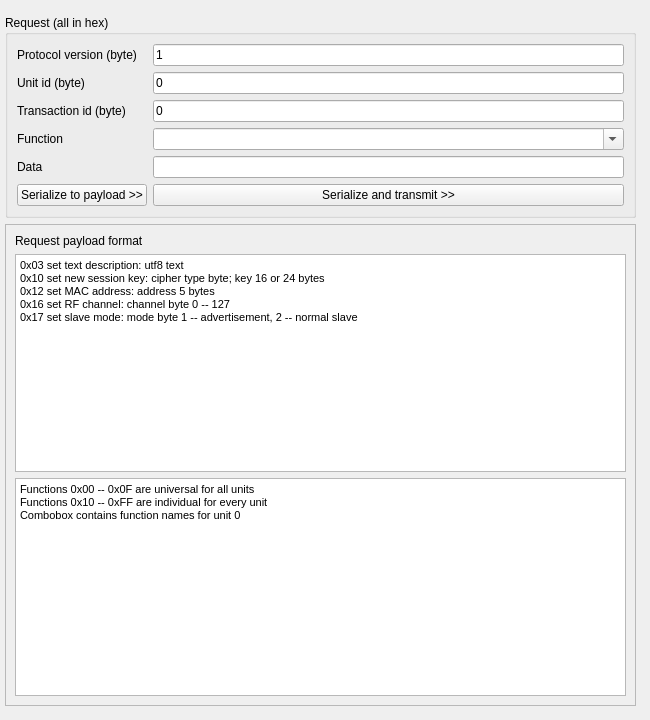
       <widget class="QWidget" name="tab_packet_constructor">
        <attribute name="title">
         <string>Packet constructor</string>
        </attribute>
        <widget class="QWidget" name="verticalLayoutWidget">
         <property name="geometry">
          <rect>
           <x>0</x>
           <y>10</y>
           <width>641</width>
           <height>701</height>
          </rect>
         </property>
         <layout class="QVBoxLayout" name="vlPacketConstructor">
          <property name="leftMargin">
           <number>5</number>
          </property>
          <property name="topMargin">
           <number>5</number>
          </property>
          <property name="rightMargin">
           <number>5</number>
          </property>
          <property name="bottomMargin">
           <number>5</number>
          </property>
          <item>
           <widget class="QGroupBox" name="formGroupBox">
            <property name="sizePolicy">
             <sizepolicy hsizetype="Preferred" vsizetype="Fixed">
              <horstretch>0</horstretch>
              <verstretch>0</verstretch>
             </sizepolicy>
            </property>
            <property name="minimumSize">
             <size>
              <width>0</width>
              <height>0</height>
             </size>
            </property>
            <property name="title">
             <string>Request (all in hex)</string>
            </property>
            <layout class="QFormLayout" name="formLayout">
             <item row="0" column="0">
              <widget class="QLabel" name="label_14">
               <property name="text">
                <string>Protocol version (byte)</string>
               </property>
              </widget>
             </item>
             <item row="1" column="1">
              <widget class="QLineEdit" name="pcUnitId">
               <property name="text">
                <string>0</string>
               </property>
              </widget>
             </item>
             <item row="0" column="1">
              <widget class="QLineEdit" name="pcVersion">
               <property name="text">
                <string>1</string>
               </property>
              </widget>
             </item>
             <item row="1" column="0">
              <widget class="QLabel" name="label_15">
               <property name="text">
                <string>Unit id (byte)</string>
               </property>
              </widget>
             </item>
             <item row="2" column="0">
              <widget class="QLabel" name="label_16">
               <property name="text">
                <string>Transaction id (byte)</string>
               </property>
              </widget>
             </item>
             <item row="2" column="1">
              <widget class="QLineEdit" name="pcTransaction">
               <property name="text">
                <string>0</string>
               </property>
              </widget>
             </item>
             <item row="3" column="0">
              <widget class="QLabel" name="label_17">
               <property name="text">
                <string>Function</string>
               </property>
              </widget>
             </item>
             <item row="3" column="1">
              <widget class="QComboBox" name="pcFunctionList">
               <property name="editable">
                <bool>true</bool>
               </property>
               <property name="maxVisibleItems">
                <number>20</number>
               </property>
               <property name="insertPolicy">
                <enum>QComboBox::NoInsert</enum>
               </property>
              </widget>
             </item>
             <item row="4" column="0">
              <widget class="QLabel" name="label_20">
               <property name="text">
                <string>Data</string>
               </property>
              </widget>
             </item>
             <item row="4" column="1">
              <widget class="QLineEdit" name="pcData"/>
             </item>
             <item row="5" column="0">
              <widget class="QPushButton" name="pushButton_2">
               <property name="text">
                <string>Serialize to payload &gt;&gt;</string>
               </property>
              </widget>
             </item>
             <item row="5" column="1">
              <widget class="QPushButton" name="pushButton_3">
               <property name="text">
                <string>Serialize and transmit &gt;&gt;</string>
               </property>
              </widget>
             </item>
            </layout>
           </widget>
          </item>
          <item>
           <widget class="QStackedWidget" name="formStackedWidget">
            <property name="frameShape">
             <enum>QFrame::StyledPanel</enum>
            </property>
            <property name="currentIndex">
             <number>0</number>
            </property>
            <widget class="QWidget" name="formStackedWidgetPage1">
             <layout class="QFormLayout" name="formLayout_2">
              <item row="0" column="0">
               <widget class="QLabel" name="label_18">
                <property name="text">
                 <string>Request payload format</string>
                </property>
               </widget>
              </item>
              <item row="1" column="0" colspan="2">
               <widget class="QTextBrowser" name="textBrowser">
                <property name="html">
                 <string>&lt;!DOCTYPE HTML PUBLIC &quot;-//W3C//DTD HTML 4.0//EN&quot; &quot;http://www.w3.org/TR/REC-html40/strict.dtd&quot;&gt;
&lt;html&gt;&lt;head&gt;&lt;meta name=&quot;qrichtext&quot; content=&quot;1&quot; /&gt;&lt;style type=&quot;text/css&quot;&gt;
p, li { white-space: pre-wrap; }
&lt;/style&gt;&lt;/head&gt;&lt;body style=&quot; font-family:'MS Shell Dlg 2'; font-size:8pt; font-weight:400; font-style:normal;&quot;&gt;
&lt;p style=&quot; margin-top:0px; margin-bottom:0px; margin-left:0px; margin-right:0px; -qt-block-indent:0; text-indent:0px;&quot;&gt;&lt;span style=&quot; font-family:'MS Shell Dlg 2';&quot;&gt;0x03 set text description: utf8 text&lt;/span&gt;&lt;/p&gt;
&lt;p style=&quot; margin-top:0px; margin-bottom:0px; margin-left:0px; margin-right:0px; -qt-block-indent:0; text-indent:0px;&quot;&gt;&lt;span style=&quot; font-family:'MS Shell Dlg 2';&quot;&gt;0x10 set new session key: cipher type byte; key 16 or 24 bytes&lt;/span&gt;&lt;/p&gt;
&lt;p style=&quot; margin-top:0px; margin-bottom:0px; margin-left:0px; margin-right:0px; -qt-block-indent:0; text-indent:0px;&quot;&gt;&lt;span style=&quot; font-family:'MS Shell Dlg 2';&quot;&gt;0x12 set MAC address: address 5 bytes&lt;/span&gt;&lt;/p&gt;
&lt;p style=&quot; margin-top:0px; margin-bottom:0px; margin-left:0px; margin-right:0px; -qt-block-indent:0; text-indent:0px;&quot;&gt;&lt;span style=&quot; font-family:'MS Shell Dlg 2';&quot;&gt;0x16 set RF channel: channel byte 0 -- 127&lt;/span&gt;&lt;/p&gt;
&lt;p style=&quot; margin-top:0px; margin-bottom:0px; margin-left:0px; margin-right:0px; -qt-block-indent:0; text-indent:0px;&quot;&gt;&lt;span style=&quot; font-family:'MS Shell Dlg 2';&quot;&gt;0x17 set slave mode: mode byte 1 -- advertisement, 2 -- normal slave&lt;/span&gt;&lt;/p&gt;&lt;/body&gt;&lt;/html&gt;</string>
                </property>
               </widget>
              </item>
              <item row="2" column="0" colspan="2">
               <widget class="QTextBrowser" name="textBrowser_2">
                <property name="html">
                 <string>&lt;!DOCTYPE HTML PUBLIC &quot;-//W3C//DTD HTML 4.0//EN&quot; &quot;http://www.w3.org/TR/REC-html40/strict.dtd&quot;&gt;
&lt;html&gt;&lt;head&gt;&lt;meta name=&quot;qrichtext&quot; content=&quot;1&quot; /&gt;&lt;style type=&quot;text/css&quot;&gt;
p, li { white-space: pre-wrap; }
&lt;/style&gt;&lt;/head&gt;&lt;body style=&quot; font-family:'MS Shell Dlg 2'; font-size:8pt; font-weight:400; font-style:normal;&quot;&gt;
&lt;p style=&quot; margin-top:0px; margin-bottom:0px; margin-left:0px; margin-right:0px; -qt-block-indent:0; text-indent:0px;&quot;&gt;&lt;span style=&quot; font-family:'MS Shell Dlg 2';&quot;&gt;Functions 0x00 -- 0x0F are universal for all units&lt;/span&gt;&lt;/p&gt;
&lt;p style=&quot; margin-top:0px; margin-bottom:0px; margin-left:0px; margin-right:0px; -qt-block-indent:0; text-indent:0px;&quot;&gt;&lt;span style=&quot; font-family:'MS Shell Dlg 2';&quot;&gt;Functions 0x10 -- 0xFF are individual for every unit&lt;/span&gt;&lt;/p&gt;
&lt;p style=&quot; margin-top:0px; margin-bottom:0px; margin-left:0px; margin-right:0px; -qt-block-indent:0; text-indent:0px;&quot;&gt;&lt;span style=&quot; font-family:'MS Shell Dlg 2';&quot;&gt;Combobox contains function names for unit 0&lt;/span&gt;&lt;/p&gt;&lt;/body&gt;&lt;/html&gt;</string>
                </property>
               </widget>
              </item>
             </layout>
            </widget>
            <widget class="QWidget" name="page">
             <layout class="QFormLayout" name="formLayout_3">
              <item row="0" column="0">
               <widget class="QLabel" name="label_19">
                <property name="text">
                 <string>TextLabel</string>
                </property>
               </widget>
              </item>
             </layout>
            </widget>
           </widget>
          </item>
         </layout>
        </widget>
       </widget>
